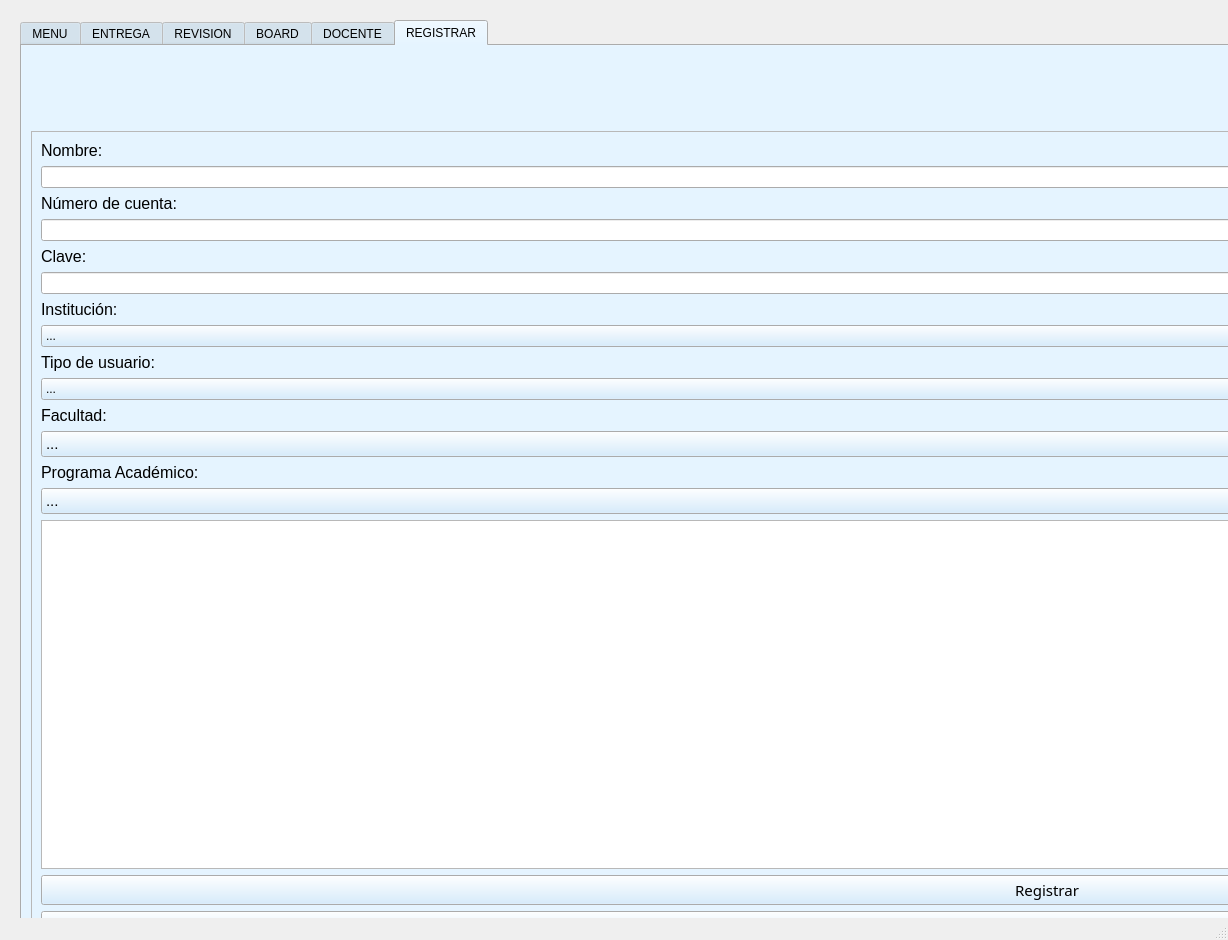
<?xml version="1.0" encoding="UTF-8"?>
<ui version="4.0">
 <class>cframe</class>
 <widget class="QMainWindow" name="cframe">
  <property name="geometry">
   <rect>
    <x>0</x>
    <y>0</y>
    <width>1228</width>
    <height>940</height>
   </rect>
  </property>
  <property name="windowTitle">
   <string>cframe</string>
  </property>
  <widget class="QWidget" name="centralwidget">
   <property name="enabled">
    <bool>true</bool>
   </property>
   <widget class="QWidget" name="verticalLayoutWidget">
    <property name="geometry">
     <rect>
      <x>20</x>
      <y>20</y>
      <width>2054</width>
      <height>942</height>
     </rect>
    </property>
    <layout class="QVBoxLayout" name="verticalLayout">
     <property name="sizeConstraint">
      <enum>QLayout::SetMinAndMaxSize</enum>
     </property>
     <item>
      <widget class="QTabWidget" name="tabWidget">
       <property name="palette">
        <palette>
         <active>
          <colorrole role="Button">
           <brush brushstyle="SolidPattern">
            <color alpha="255">
             <red>203</red>
             <green>232</green>
             <blue>255</blue>
            </color>
           </brush>
          </colorrole>
         </active>
         <inactive>
          <colorrole role="Button">
           <brush brushstyle="SolidPattern">
            <color alpha="255">
             <red>203</red>
             <green>232</green>
             <blue>255</blue>
            </color>
           </brush>
          </colorrole>
         </inactive>
         <disabled>
          <colorrole role="Button">
           <brush brushstyle="SolidPattern">
            <color alpha="255">
             <red>203</red>
             <green>232</green>
             <blue>255</blue>
            </color>
           </brush>
          </colorrole>
         </disabled>
        </palette>
       </property>
       <property name="currentIndex">
        <number>5</number>
       </property>
       <property name="documentMode">
        <bool>false</bool>
       </property>
       <widget class="QWidget" name="tab">
        <attribute name="title">
         <string>MENU</string>
        </attribute>
        <layout class="QVBoxLayout" name="verticalLayout_2">
         <item>
          <widget class="QLabel" name="lbl_pngM">
           <property name="palette">
            <palette>
             <active>
              <colorrole role="Base">
               <brush brushstyle="SolidPattern">
                <color alpha="255">
                 <red>0</red>
                 <green>0</green>
                 <blue>127</blue>
                </color>
               </brush>
              </colorrole>
             </active>
             <inactive>
              <colorrole role="Base">
               <brush brushstyle="SolidPattern">
                <color alpha="255">
                 <red>0</red>
                 <green>0</green>
                 <blue>127</blue>
                </color>
               </brush>
              </colorrole>
             </inactive>
             <disabled>
              <colorrole role="Base">
               <brush brushstyle="SolidPattern">
                <color alpha="255">
                 <red>240</red>
                 <green>240</green>
                 <blue>240</blue>
                </color>
               </brush>
              </colorrole>
             </disabled>
            </palette>
           </property>
           <property name="text">
            <string/>
           </property>
           <property name="scaledContents">
            <bool>true</bool>
           </property>
          </widget>
         </item>
         <item>
          <widget class="QFrame" name="frameE2_2">
           <property name="frameShape">
            <enum>QFrame::StyledPanel</enum>
           </property>
           <property name="frameShadow">
            <enum>QFrame::Raised</enum>
           </property>
           <layout class="QGridLayout" name="gridLayout_23">
            <item row="0" column="0">
             <widget class="QLabel" name="lbl_cuentaE">
              <property name="font">
               <font>
                <pointsize>16</pointsize>
               </font>
              </property>
              <property name="text">
               <string>Numero de cuenta:</string>
              </property>
             </widget>
            </item>
            <item row="1" column="1">
             <widget class="QLineEdit" name="le_claveE">
              <property name="font">
               <font>
                <pointsize>16</pointsize>
               </font>
              </property>
             </widget>
            </item>
            <item row="1" column="0">
             <widget class="QLabel" name="lbl_contraE_6">
              <property name="font">
               <font>
                <pointsize>16</pointsize>
               </font>
              </property>
              <property name="text">
               <string>Clave:</string>
              </property>
             </widget>
            </item>
            <item row="0" column="1">
             <widget class="QLineEdit" name="le_cuentaE">
              <property name="font">
               <font>
                <pointsize>16</pointsize>
               </font>
              </property>
             </widget>
            </item>
            <item row="2" column="1">
             <widget class="QPushButton" name="btn_sesion">
              <property name="palette">
               <palette>
                <active>
                 <colorrole role="Button">
                  <brush brushstyle="SolidPattern">
                   <color alpha="255">
                    <red>203</red>
                    <green>232</green>
                    <blue>255</blue>
                   </color>
                  </brush>
                 </colorrole>
                </active>
                <inactive>
                 <colorrole role="Button">
                  <brush brushstyle="SolidPattern">
                   <color alpha="255">
                    <red>203</red>
                    <green>232</green>
                    <blue>255</blue>
                   </color>
                  </brush>
                 </colorrole>
                </inactive>
                <disabled>
                 <colorrole role="Button">
                  <brush brushstyle="SolidPattern">
                   <color alpha="255">
                    <red>203</red>
                    <green>232</green>
                    <blue>255</blue>
                   </color>
                  </brush>
                 </colorrole>
                </disabled>
               </palette>
              </property>
              <property name="font">
               <font>
                <family>Sans Serif Collection</family>
                <pointsize>16</pointsize>
                <weight>50</weight>
                <bold>false</bold>
               </font>
              </property>
              <property name="text">
               <string>Iniciar Sesion</string>
              </property>
             </widget>
            </item>
           </layout>
          </widget>
         </item>
        </layout>
       </widget>
       <widget class="QWidget" name="tab_2">
        <attribute name="title">
         <string>ENTREGA</string>
        </attribute>
        <layout class="QVBoxLayout" name="verticalLayout_4">
         <item>
          <widget class="QFrame" name="frameE">
           <property name="enabled">
            <bool>true</bool>
           </property>
           <property name="frameShape">
            <enum>QFrame::StyledPanel</enum>
           </property>
           <property name="frameShadow">
            <enum>QFrame::Raised</enum>
           </property>
           <layout class="QVBoxLayout" name="verticalLayout_3">
            <item>
             <widget class="QLabel" name="lbl_pngE">
              <property name="text">
               <string/>
              </property>
              <property name="scaledContents">
               <bool>true</bool>
              </property>
             </widget>
            </item>
            <item>
             <widget class="QLabel" name="lbl_facultadE">
              <property name="font">
               <font>
                <pointsize>12</pointsize>
               </font>
              </property>
              <property name="text">
               <string>Facultad:</string>
              </property>
             </widget>
            </item>
            <item>
             <widget class="QComboBox" name="cb_facultadE">
              <property name="font">
               <font>
                <pointsize>11</pointsize>
               </font>
              </property>
              <item>
               <property name="text">
                <string>...</string>
               </property>
              </item>
              <item>
               <property name="text">
                <string>FACULTAD DE INGENIERÍA</string>
               </property>
              </item>
              <item>
               <property name="text">
                <string>FACULTAD DE CIENCIAS ADMINISTRATIVAS Y SOCIALES</string>
               </property>
              </item>
              <item>
               <property name="text">
                <string>FACULTAD DE ARTE Y DISEÑO</string>
               </property>
              </item>
              <item>
               <property name="text">
                <string>FACULTAD DE CIENCIAS DE LA SALUD</string>
               </property>
              </item>
              <item>
               <property name="text">
                <string>FACULTAD DE POSTGRADO</string>
               </property>
              </item>
              <item>
               <property name="text">
                <string>FACULTAD DE TÉCNICOS</string>
               </property>
              </item>
             </widget>
            </item>
            <item>
             <widget class="QLabel" name="lbl_carreraE">
              <property name="font">
               <font>
                <pointsize>12</pointsize>
               </font>
              </property>
              <property name="text">
               <string>Programa Académico:</string>
              </property>
             </widget>
            </item>
            <item>
             <widget class="QComboBox" name="cb_carreraE">
              <property name="font">
               <font>
                <pointsize>11</pointsize>
               </font>
              </property>
              <item>
               <property name="text">
                <string>...</string>
               </property>
              </item>
             </widget>
            </item>
            <item>
             <widget class="QLabel" name="lbl_codigoE">
              <property name="font">
               <font>
                <pointsize>12</pointsize>
               </font>
              </property>
              <property name="text">
               <string>Código de clase:</string>
              </property>
             </widget>
            </item>
            <item>
             <widget class="QLineEdit" name="le_codigoE">
              <property name="font">
               <font>
                <pointsize>11</pointsize>
               </font>
              </property>
             </widget>
            </item>
            <item>
             <widget class="QLabel" name="lbl_nombreClase">
              <property name="font">
               <font>
                <pointsize>12</pointsize>
               </font>
              </property>
              <property name="text">
               <string>Nombre de la  clase:</string>
              </property>
             </widget>
            </item>
            <item>
             <widget class="QLineEdit" name="le_nombreClase">
              <property name="font">
               <font>
                <pointsize>11</pointsize>
               </font>
              </property>
             </widget>
            </item>
            <item>
             <widget class="QLabel" name="lbl_archivoS">
              <property name="font">
               <font>
                <pointsize>12</pointsize>
               </font>
              </property>
              <property name="text">
               <string>Archivo de Sílabo:</string>
              </property>
             </widget>
            </item>
            <item>
             <widget class="QPushButton" name="btn_archivoE">
              <property name="text">
               <string>BUSCAR</string>
              </property>
             </widget>
            </item>
            <item>
             <widget class="QLineEdit" name="le_pathE">
              <property name="enabled">
               <bool>false</bool>
              </property>
              <property name="text">
               <string/>
              </property>
             </widget>
            </item>
            <item>
             <widget class="QLabel" name="lbl_archivoCF">
              <property name="font">
               <font>
                <pointsize>12</pointsize>
               </font>
              </property>
              <property name="text">
               <string>Archivo de cuadro de fechas::</string>
              </property>
             </widget>
            </item>
            <item>
             <widget class="QPushButton" name="btn_archivoCF">
              <property name="text">
               <string>BUSCAR</string>
              </property>
             </widget>
            </item>
            <item>
             <widget class="QLineEdit" name="le_pathCF">
              <property name="enabled">
               <bool>false</bool>
              </property>
              <property name="text">
               <string/>
              </property>
             </widget>
            </item>
            <item>
             <widget class="QPushButton" name="btn_silaboE">
              <property name="palette">
               <palette>
                <active>
                 <colorrole role="Button">
                  <brush brushstyle="SolidPattern">
                   <color alpha="255">
                    <red>203</red>
                    <green>232</green>
                    <blue>255</blue>
                   </color>
                  </brush>
                 </colorrole>
                </active>
                <inactive>
                 <colorrole role="Button">
                  <brush brushstyle="SolidPattern">
                   <color alpha="255">
                    <red>203</red>
                    <green>232</green>
                    <blue>255</blue>
                   </color>
                  </brush>
                 </colorrole>
                </inactive>
                <disabled>
                 <colorrole role="Button">
                  <brush brushstyle="SolidPattern">
                   <color alpha="255">
                    <red>203</red>
                    <green>232</green>
                    <blue>255</blue>
                   </color>
                  </brush>
                 </colorrole>
                </disabled>
               </palette>
              </property>
              <property name="font">
               <font>
                <family>Sans Serif Collection</family>
                <pointsize>11</pointsize>
                <weight>50</weight>
                <bold>false</bold>
               </font>
              </property>
              <property name="text">
               <string>Ingresar</string>
              </property>
             </widget>
            </item>
            <item>
             <widget class="QPushButton" name="btn_closeE">
              <property name="font">
               <font>
                <family>Sans Serif Collection</family>
                <pointsize>7</pointsize>
               </font>
              </property>
              <property name="text">
               <string>Cerrar
Sesion</string>
              </property>
             </widget>
            </item>
           </layout>
          </widget>
         </item>
        </layout>
       </widget>
       <widget class="QWidget" name="tab_3">
        <attribute name="title">
         <string>REVISION</string>
        </attribute>
        <layout class="QGridLayout" name="gridLayout_5">
         <item row="1" column="0">
          <widget class="QFrame" name="frameR">
           <property name="frameShape">
            <enum>QFrame::StyledPanel</enum>
           </property>
           <property name="frameShadow">
            <enum>QFrame::Raised</enum>
           </property>
           <layout class="QGridLayout" name="gridLayout_10">
            <item row="0" column="1">
             <widget class="QFrame" name="frame_2">
              <property name="frameShape">
               <enum>QFrame::StyledPanel</enum>
              </property>
              <property name="frameShadow">
               <enum>QFrame::Raised</enum>
              </property>
              <layout class="QGridLayout" name="gridLayout_11">
               <item row="0" column="0">
                <widget class="QLabel" name="Rlbl_seleccion">
                 <property name="font">
                  <font>
                   <pointsize>12</pointsize>
                  </font>
                 </property>
                 <property name="text">
                  <string>Seleccion:</string>
                 </property>
                </widget>
               </item>
               <item row="3" column="1">
                <widget class="QLineEdit" name="Rle_comentario">
                 <property name="enabled">
                  <bool>true</bool>
                 </property>
                </widget>
               </item>
               <item row="3" column="0">
                <widget class="QLabel" name="Rlbl_comentario">
                 <property name="font">
                  <font>
                   <pointsize>12</pointsize>
                  </font>
                 </property>
                 <property name="text">
                  <string>Comentario:</string>
                 </property>
                </widget>
               </item>
               <item row="4" column="1">
                <widget class="QPushButton" name="Rbtn_cambiar">
                 <property name="font">
                  <font>
                   <family>Sans Serif Collection</family>
                   <pointsize>11</pointsize>
                  </font>
                 </property>
                 <property name="text">
                  <string>Cambiar</string>
                 </property>
                </widget>
               </item>
               <item row="1" column="0">
                <widget class="QLabel" name="Rlbl_estadoA">
                 <property name="font">
                  <font>
                   <pointsize>12</pointsize>
                  </font>
                 </property>
                 <property name="text">
                  <string>Estado Actual:</string>
                 </property>
                </widget>
               </item>
               <item row="0" column="1">
                <widget class="QLineEdit" name="Rle_seleccion">
                 <property name="enabled">
                  <bool>false</bool>
                 </property>
                </widget>
               </item>
               <item row="1" column="1">
                <widget class="QLineEdit" name="Rle_estadoA">
                 <property name="enabled">
                  <bool>false</bool>
                 </property>
                </widget>
               </item>
               <item row="2" column="0">
                <widget class="QLabel" name="Rlbl_name_4">
                 <property name="font">
                  <font>
                   <pointsize>12</pointsize>
                  </font>
                 </property>
                 <property name="text">
                  <string>Cambiar Estado:</string>
                 </property>
                </widget>
               </item>
               <item row="2" column="1">
                <widget class="QComboBox" name="Rcb_cambiarE">
                 <property name="font">
                  <font>
                   <pointsize>11</pointsize>
                  </font>
                 </property>
                 <item>
                  <property name="text">
                   <string>...</string>
                  </property>
                 </item>
                </widget>
               </item>
               <item row="5" column="1">
                <widget class="QPushButton" name="Rbtn_cerrar">
                 <property name="text">
                  <string>Cerrar Sesion</string>
                 </property>
                </widget>
               </item>
              </layout>
             </widget>
            </item>
            <item row="0" column="0">
             <widget class="QFrame" name="Rframe1">
              <property name="frameShape">
               <enum>QFrame::StyledPanel</enum>
              </property>
              <property name="frameShadow">
               <enum>QFrame::Raised</enum>
              </property>
              <layout class="QGridLayout" name="gridLayout_12">
               <item row="0" column="0">
                <widget class="QTableWidget" name="RTW_revision"/>
               </item>
              </layout>
             </widget>
            </item>
           </layout>
          </widget>
         </item>
         <item row="0" column="0">
          <widget class="QLabel" name="lbl_pngR">
           <property name="text">
            <string/>
           </property>
           <property name="scaledContents">
            <bool>true</bool>
           </property>
          </widget>
         </item>
        </layout>
       </widget>
       <widget class="QWidget" name="tab_4">
        <attribute name="title">
         <string>BOARD</string>
        </attribute>
        <layout class="QGridLayout" name="gridLayout_6">
         <item row="1" column="0">
          <widget class="QFrame" name="frameB">
           <property name="frameShape">
            <enum>QFrame::StyledPanel</enum>
           </property>
           <property name="frameShadow">
            <enum>QFrame::Raised</enum>
           </property>
           <layout class="QGridLayout" name="gridLayout_15">
            <item row="1" column="2">
             <widget class="QRadioButton" name="Bbtn_aceptados">
              <property name="text">
               <string>Aceptados</string>
              </property>
             </widget>
            </item>
            <item row="0" column="2">
             <widget class="QRadioButton" name="Bbtn_proceso">
              <property name="text">
               <string>En proceso</string>
              </property>
             </widget>
            </item>
            <item row="2" column="2">
             <widget class="QPushButton" name="Bbtn_cerrar">
              <property name="text">
               <string>Cerrar Sesion</string>
              </property>
             </widget>
            </item>
            <item row="2" column="0">
             <widget class="QTableWidget" name="tableWidget"/>
            </item>
           </layout>
          </widget>
         </item>
         <item row="0" column="0">
          <widget class="QLabel" name="lbl_pngB">
           <property name="text">
            <string/>
           </property>
           <property name="scaledContents">
            <bool>true</bool>
           </property>
          </widget>
         </item>
        </layout>
       </widget>
       <widget class="QWidget" name="tab_5">
        <attribute name="title">
         <string>DOCENTE</string>
        </attribute>
        <layout class="QGridLayout" name="gridLayout_18">
         <item row="2" column="0">
          <widget class="QFrame" name="Dframe1">
           <property name="frameShape">
            <enum>QFrame::StyledPanel</enum>
           </property>
           <property name="frameShadow">
            <enum>QFrame::Raised</enum>
           </property>
           <layout class="QVBoxLayout" name="verticalLayout_5">
            <item>
             <widget class="QPushButton" name="Dbtn_sesion">
              <property name="palette">
               <palette>
                <active>
                 <colorrole role="Button">
                  <brush brushstyle="SolidPattern">
                   <color alpha="255">
                    <red>203</red>
                    <green>232</green>
                    <blue>255</blue>
                   </color>
                  </brush>
                 </colorrole>
                </active>
                <inactive>
                 <colorrole role="Button">
                  <brush brushstyle="SolidPattern">
                   <color alpha="255">
                    <red>203</red>
                    <green>232</green>
                    <blue>255</blue>
                   </color>
                  </brush>
                 </colorrole>
                </inactive>
                <disabled>
                 <colorrole role="Button">
                  <brush brushstyle="SolidPattern">
                   <color alpha="255">
                    <red>203</red>
                    <green>232</green>
                    <blue>255</blue>
                   </color>
                  </brush>
                 </colorrole>
                </disabled>
               </palette>
              </property>
              <property name="font">
               <font>
                <family>Sans Serif Collection</family>
                <pointsize>11</pointsize>
                <weight>50</weight>
                <bold>false</bold>
               </font>
              </property>
              <property name="text">
               <string>REVISAR</string>
              </property>
             </widget>
            </item>
            <item>
             <widget class="QPushButton" name="Dbtn_salir">
              <property name="text">
               <string>SALIR</string>
              </property>
             </widget>
            </item>
           </layout>
          </widget>
         </item>
         <item row="3" column="0">
          <widget class="QFrame" name="Dframe2">
           <property name="frameShape">
            <enum>QFrame::StyledPanel</enum>
           </property>
           <property name="frameShadow">
            <enum>QFrame::Raised</enum>
           </property>
           <layout class="QGridLayout" name="gridLayout_17">
            <item row="0" column="0">
             <widget class="QLabel" name="Dlabel2">
              <property name="palette">
               <palette>
                <active>
                 <colorrole role="WindowText">
                  <brush brushstyle="SolidPattern">
                   <color alpha="255">
                    <red>6</red>
                    <green>36</green>
                    <blue>88</blue>
                   </color>
                  </brush>
                 </colorrole>
                 <colorrole role="Text">
                  <brush brushstyle="SolidPattern">
                   <color alpha="255">
                    <red>6</red>
                    <green>36</green>
                    <blue>88</blue>
                   </color>
                  </brush>
                 </colorrole>
                 <colorrole role="PlaceholderText">
                  <brush brushstyle="SolidPattern">
                   <color alpha="128">
                    <red>6</red>
                    <green>36</green>
                    <blue>88</blue>
                   </color>
                  </brush>
                 </colorrole>
                </active>
                <inactive>
                 <colorrole role="WindowText">
                  <brush brushstyle="SolidPattern">
                   <color alpha="255">
                    <red>6</red>
                    <green>36</green>
                    <blue>88</blue>
                   </color>
                  </brush>
                 </colorrole>
                 <colorrole role="Text">
                  <brush brushstyle="SolidPattern">
                   <color alpha="255">
                    <red>6</red>
                    <green>36</green>
                    <blue>88</blue>
                   </color>
                  </brush>
                 </colorrole>
                 <colorrole role="PlaceholderText">
                  <brush brushstyle="SolidPattern">
                   <color alpha="128">
                    <red>6</red>
                    <green>36</green>
                    <blue>88</blue>
                   </color>
                  </brush>
                 </colorrole>
                </inactive>
                <disabled>
                 <colorrole role="WindowText">
                  <brush brushstyle="SolidPattern">
                   <color alpha="255">
                    <red>120</red>
                    <green>120</green>
                    <blue>120</blue>
                   </color>
                  </brush>
                 </colorrole>
                 <colorrole role="Text">
                  <brush brushstyle="SolidPattern">
                   <color alpha="255">
                    <red>120</red>
                    <green>120</green>
                    <blue>120</blue>
                   </color>
                  </brush>
                 </colorrole>
                 <colorrole role="PlaceholderText">
                  <brush brushstyle="SolidPattern">
                   <color alpha="128">
                    <red>0</red>
                    <green>0</green>
                    <blue>0</blue>
                   </color>
                  </brush>
                 </colorrole>
                </disabled>
               </palette>
              </property>
              <property name="text">
               <string>..................................................................................</string>
              </property>
             </widget>
            </item>
            <item row="0" column="1">
             <widget class="QTableWidget" name="DRTW_revision"/>
            </item>
            <item row="0" column="2">
             <widget class="QLabel" name="Dlabel">
              <property name="palette">
               <palette>
                <active>
                 <colorrole role="WindowText">
                  <brush brushstyle="SolidPattern">
                   <color alpha="255">
                    <red>6</red>
                    <green>36</green>
                    <blue>88</blue>
                   </color>
                  </brush>
                 </colorrole>
                 <colorrole role="Text">
                  <brush brushstyle="SolidPattern">
                   <color alpha="255">
                    <red>6</red>
                    <green>36</green>
                    <blue>88</blue>
                   </color>
                  </brush>
                 </colorrole>
                 <colorrole role="PlaceholderText">
                  <brush brushstyle="SolidPattern">
                   <color alpha="128">
                    <red>6</red>
                    <green>36</green>
                    <blue>88</blue>
                   </color>
                  </brush>
                 </colorrole>
                </active>
                <inactive>
                 <colorrole role="WindowText">
                  <brush brushstyle="SolidPattern">
                   <color alpha="255">
                    <red>6</red>
                    <green>36</green>
                    <blue>88</blue>
                   </color>
                  </brush>
                 </colorrole>
                 <colorrole role="Text">
                  <brush brushstyle="SolidPattern">
                   <color alpha="255">
                    <red>6</red>
                    <green>36</green>
                    <blue>88</blue>
                   </color>
                  </brush>
                 </colorrole>
                 <colorrole role="PlaceholderText">
                  <brush brushstyle="SolidPattern">
                   <color alpha="128">
                    <red>6</red>
                    <green>36</green>
                    <blue>88</blue>
                   </color>
                  </brush>
                 </colorrole>
                </inactive>
                <disabled>
                 <colorrole role="WindowText">
                  <brush brushstyle="SolidPattern">
                   <color alpha="255">
                    <red>120</red>
                    <green>120</green>
                    <blue>120</blue>
                   </color>
                  </brush>
                 </colorrole>
                 <colorrole role="Text">
                  <brush brushstyle="SolidPattern">
                   <color alpha="255">
                    <red>120</red>
                    <green>120</green>
                    <blue>120</blue>
                   </color>
                  </brush>
                 </colorrole>
                 <colorrole role="PlaceholderText">
                  <brush brushstyle="SolidPattern">
                   <color alpha="128">
                    <red>0</red>
                    <green>0</green>
                    <blue>0</blue>
                   </color>
                  </brush>
                 </colorrole>
                </disabled>
               </palette>
              </property>
              <property name="text">
               <string>...................................................................................</string>
              </property>
             </widget>
            </item>
           </layout>
          </widget>
         </item>
         <item row="1" column="0">
          <widget class="QLabel" name="lbl_pngD">
           <property name="text">
            <string/>
           </property>
           <property name="scaledContents">
            <bool>true</bool>
           </property>
          </widget>
         </item>
        </layout>
       </widget>
       <widget class="QWidget" name="tab_6">
        <attribute name="title">
         <string>REGISTRAR</string>
        </attribute>
        <layout class="QVBoxLayout" name="verticalLayout_11">
         <item>
          <widget class="QLabel" name="lbl_pngRegistrar">
           <property name="minimumSize">
            <size>
             <width>1000</width>
             <height>70</height>
            </size>
           </property>
           <property name="maximumSize">
            <size>
             <width>16777215</width>
             <height>200</height>
            </size>
           </property>
           <property name="text">
            <string/>
           </property>
           <property name="scaledContents">
            <bool>true</bool>
           </property>
          </widget>
         </item>
         <item>
          <widget class="QFrame" name="frame">
           <property name="frameShape">
            <enum>QFrame::StyledPanel</enum>
           </property>
           <property name="frameShadow">
            <enum>QFrame::Raised</enum>
           </property>
           <layout class="QVBoxLayout" name="verticalLayout_10">
            <item>
             <widget class="QLabel" name="lbl_facultadE_7">
              <property name="font">
               <font>
                <pointsize>12</pointsize>
               </font>
              </property>
              <property name="text">
               <string>Nombre:</string>
              </property>
             </widget>
            </item>
            <item>
             <widget class="QLineEdit" name="le_nombreR"/>
            </item>
            <item>
             <widget class="QLabel" name="lbl_facultadE_3">
              <property name="font">
               <font>
                <pointsize>12</pointsize>
               </font>
              </property>
              <property name="text">
               <string>Número de cuenta:</string>
              </property>
             </widget>
            </item>
            <item>
             <widget class="QLineEdit" name="le_numcuentaR"/>
            </item>
            <item>
             <widget class="QLabel" name="lbl_facultadE_4">
              <property name="font">
               <font>
                <pointsize>12</pointsize>
               </font>
              </property>
              <property name="text">
               <string>Clave:</string>
              </property>
             </widget>
            </item>
            <item>
             <widget class="QLineEdit" name="le_claveR"/>
            </item>
            <item>
             <widget class="QLabel" name="lbl_facultadE_5">
              <property name="font">
               <font>
                <pointsize>12</pointsize>
               </font>
              </property>
              <property name="text">
               <string>Institución:</string>
              </property>
             </widget>
            </item>
            <item>
             <widget class="QComboBox" name="cb_institucionR">
              <property name="maxVisibleItems">
               <number>3</number>
              </property>
              <item>
               <property name="text">
                <string>...</string>
               </property>
              </item>
              <item>
               <property name="text">
                <string>UNITEC</string>
               </property>
              </item>
              <item>
               <property name="text">
                <string>CEUTEC</string>
               </property>
              </item>
             </widget>
            </item>
            <item>
             <widget class="QLabel" name="lbl_facultadE_6">
              <property name="font">
               <font>
                <pointsize>12</pointsize>
               </font>
              </property>
              <property name="text">
               <string>Tipo de usuario:</string>
              </property>
             </widget>
            </item>
            <item>
             <widget class="QComboBox" name="cb_tipousuarioR">
              <item>
               <property name="text">
                <string>...</string>
               </property>
              </item>
              <item>
               <property name="text">
                <string>Docente</string>
               </property>
              </item>
              <item>
               <property name="text">
                <string>Coordinador</string>
               </property>
              </item>
              <item>
               <property name="text">
                <string>IEDD</string>
               </property>
              </item>
              <item>
               <property name="text">
                <string>Consultor</string>
               </property>
              </item>
              <item>
               <property name="text">
                <string>Decano</string>
               </property>
              </item>
             </widget>
            </item>
            <item>
             <widget class="QLabel" name="lbl_facultadE_8">
              <property name="font">
               <font>
                <pointsize>12</pointsize>
               </font>
              </property>
              <property name="text">
               <string>Facultad:</string>
              </property>
             </widget>
            </item>
            <item>
             <widget class="QComboBox" name="cb_facultadRegistro">
              <property name="font">
               <font>
                <pointsize>11</pointsize>
               </font>
              </property>
              <item>
               <property name="text">
                <string>...</string>
               </property>
              </item>
              <item>
               <property name="text">
                <string>FACULTAD DE INGENIERÍA</string>
               </property>
              </item>
              <item>
               <property name="text">
                <string>FACULTAD DE CIENCIAS ADMINISTRATIVAS Y SOCIALES</string>
               </property>
              </item>
              <item>
               <property name="text">
                <string>FACULTAD DE ARTE Y DISEÑO</string>
               </property>
              </item>
              <item>
               <property name="text">
                <string>FACULTAD DE CIENCIAS DE LA SALUD</string>
               </property>
              </item>
              <item>
               <property name="text">
                <string>FACULTAD DE POSTGRADO</string>
               </property>
              </item>
              <item>
               <property name="text">
                <string>FACULTAD DE TÉCNICOS</string>
               </property>
              </item>
             </widget>
            </item>
            <item>
             <widget class="QLabel" name="lbl_carreraE_2">
              <property name="font">
               <font>
                <pointsize>12</pointsize>
               </font>
              </property>
              <property name="text">
               <string>Programa Académico:</string>
              </property>
             </widget>
            </item>
            <item>
             <widget class="QComboBox" name="cb_carreraRegistro">
              <property name="font">
               <font>
                <pointsize>11</pointsize>
               </font>
              </property>
              <item>
               <property name="text">
                <string>...</string>
               </property>
              </item>
             </widget>
            </item>
            <item>
             <widget class="QTableWidget" name="tw_usuarios"/>
            </item>
            <item>
             <widget class="QPushButton" name="btn_registraruser">
              <property name="palette">
               <palette>
                <active>
                 <colorrole role="Button">
                  <brush brushstyle="SolidPattern">
                   <color alpha="255">
                    <red>203</red>
                    <green>232</green>
                    <blue>255</blue>
                   </color>
                  </brush>
                 </colorrole>
                </active>
                <inactive>
                 <colorrole role="Button">
                  <brush brushstyle="SolidPattern">
                   <color alpha="255">
                    <red>203</red>
                    <green>232</green>
                    <blue>255</blue>
                   </color>
                  </brush>
                 </colorrole>
                </inactive>
                <disabled>
                 <colorrole role="Button">
                  <brush brushstyle="SolidPattern">
                   <color alpha="255">
                    <red>203</red>
                    <green>232</green>
                    <blue>255</blue>
                   </color>
                  </brush>
                 </colorrole>
                </disabled>
               </palette>
              </property>
              <property name="font">
               <font>
                <family>Sans Serif Collection</family>
                <pointsize>11</pointsize>
                <weight>50</weight>
                <bold>false</bold>
               </font>
              </property>
              <property name="text">
               <string>Registrar</string>
              </property>
             </widget>
            </item>
            <item>
             <widget class="QPushButton" name="btn_registrarSalir">
              <property name="palette">
               <palette>
                <active>
                 <colorrole role="Button">
                  <brush brushstyle="SolidPattern">
                   <color alpha="255">
                    <red>203</red>
                    <green>232</green>
                    <blue>255</blue>
                   </color>
                  </brush>
                 </colorrole>
                </active>
                <inactive>
                 <colorrole role="Button">
                  <brush brushstyle="SolidPattern">
                   <color alpha="255">
                    <red>203</red>
                    <green>232</green>
                    <blue>255</blue>
                   </color>
                  </brush>
                 </colorrole>
                </inactive>
                <disabled>
                 <colorrole role="Button">
                  <brush brushstyle="SolidPattern">
                   <color alpha="255">
                    <red>203</red>
                    <green>232</green>
                    <blue>255</blue>
                   </color>
                  </brush>
                 </colorrole>
                </disabled>
               </palette>
              </property>
              <property name="font">
               <font>
                <family>Sans Serif Collection</family>
                <pointsize>11</pointsize>
                <weight>50</weight>
                <bold>false</bold>
               </font>
              </property>
              <property name="text">
               <string>Salir</string>
              </property>
             </widget>
            </item>
           </layout>
          </widget>
         </item>
        </layout>
       </widget>
      </widget>
     </item>
    </layout>
   </widget>
  </widget>
  <widget class="QMenuBar" name="menubar">
   <property name="geometry">
    <rect>
     <x>0</x>
     <y>0</y>
     <width>1228</width>
     <height>26</height>
    </rect>
   </property>
  </widget>
  <widget class="QStatusBar" name="statusbar"/>
 </widget>
 <resources/>
 <connections/>
</ui>
